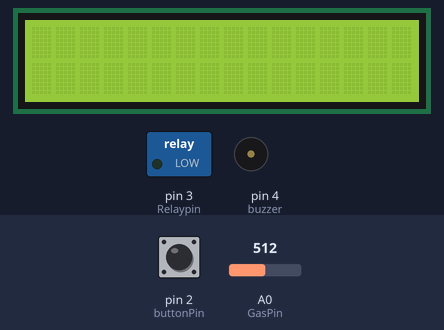
This sketch was run on a simulated Arduino Uno, built with avr-gcc and run on an emulated ATmega328P. On the bench: 16×2 character LCD, switched loads named in the sketch (green lamp = pin HIGH), buzzer (waves = sounding). The inputs (shaded band) are chosen by the test bench; at power-on: pin 2 (buttonPin) HIGH, A0 (GasPin) = 512. What the sketch prints to the serial monitor is not drawn.

Above: at 1.2 s.
1.3 s: pin 2 (buttonPin) pulled LOW for 0.15 s
At 1.56 s:
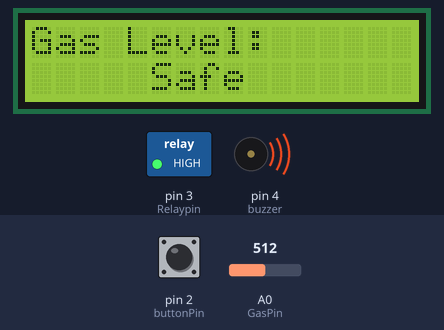
2.0 s: A0 (GasPin) set to 87
5.0 s: A0 (GasPin) set to 75
At 7.2 s:
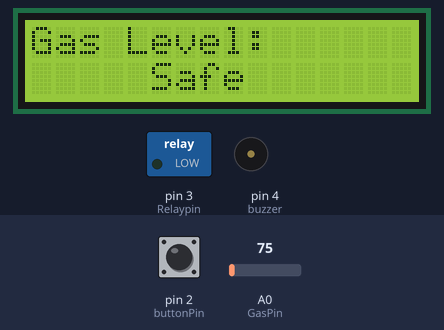
8.0 s: pin 2 (buttonPin) pulled LOW for 1 s
At 8.64 s:
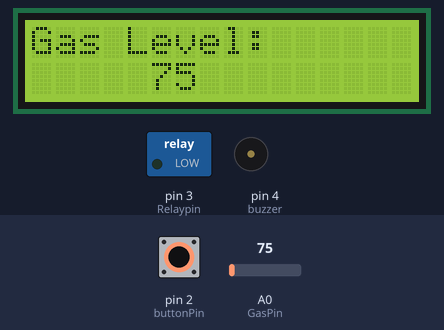
9.6 s: A0 (GasPin) set to 1023
At 10.3 s:
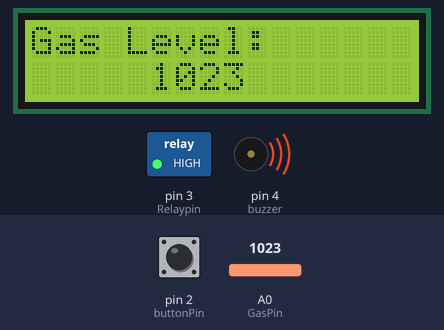
12.4 s: A0 (GasPin) set to 70
At 12.69 s:
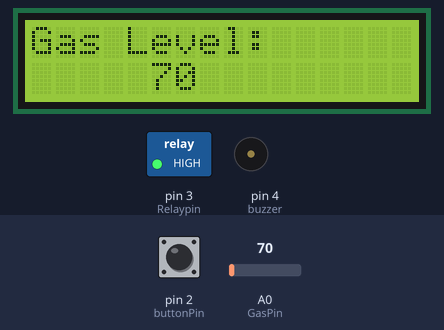
Timing chart, 0 to 15.4 s (numbered marks = the images above; inputs shaded):
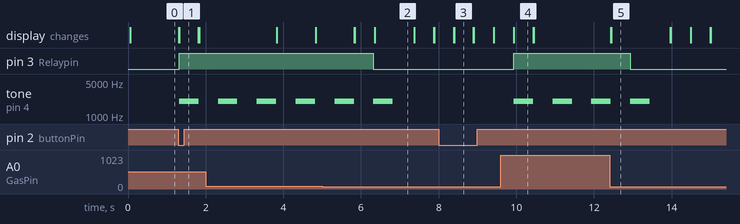

The sketch:

V1.0.ino
```cpp
#include <Arduino_FreeRTOS.h>
#include <semphr.h>
#include <Wire.h>
#include <LiquidCrystal_I2C.h>

SemaphoreHandle_t mutex_v;
SemaphoreHandle_t lcdSemaphore;
SemaphoreHandle_t fanSemaphore;
SemaphoreHandle_t buttonSemaphore;
QueueHandle_t gasQueue;

TaskHandle_t gasTaskHandle;
TaskHandle_t fanTaskHandle;
TaskHandle_t buzzerTaskHandle;

const int GasPin = A0;
const int buttonPin = 2;
const int Relaypin = 3;
const int buzzer = 4;

LiquidCrystal_I2C lcd(0x27, 16, 2);

bool lcdState = true;    // Variable to track LCD state
bool gasStatus = false;  // Variable to track gas status

void gasSensorTask(void *pvParameters);
void fanTask(void *pvParameters);
void buzzerTask(void *pvParameters);
void buttonInterrupt();

void setup() {
  Serial.begin(9600);
  pinMode(buttonPin, INPUT_PULLUP);
  pinMode(Relaypin, OUTPUT);

  mutex_v = xSemaphoreCreateMutex();
  lcdSemaphore = xSemaphoreCreateBinary();
  fanSemaphore = xSemaphoreCreateCounting(1, 0);
  buttonSemaphore = xSemaphoreCreateBinary();
  gasQueue = xQueueCreate(1, sizeof(bool));  // Membuat antrian dengan kapasitas 1 dan ukuran elemen bool

  if (mutex_v == NULL || lcdSemaphore == NULL || fanSemaphore == NULL || buttonSemaphore == NULL || gasQueue == NULL) {
    Serial.println("Semaphore/Queue creation failed.");
  }

  attachInterrupt(digitalPinToInterrupt(buttonPin), buttonInterrupt, FALLING);

  xTaskCreate(gasSensorTask, "GasTask", 128, NULL, 2, &gasTaskHandle);
  xTaskCreate(fanTask, "FanTask", 128, NULL, 1, &fanTaskHandle);
  xTaskCreate(buzzerTask, "BuzzerTask", 128, NULL, 1, &buzzerTaskHandle);
  lcd.init();      // Initialize the LCD
  lcd.backlight(); // Turn on the backlight
}

void loop() {}

void gasSensorTask(void *pvParameters) {
  (void)pvParameters;
  while (1) {
    int gasLevel = analogRead(GasPin);
    Serial.println(gasLevel);

    if (xSemaphoreTake(lcdSemaphore, portMAX_DELAY) == pdTRUE) {
      lcd.clear();
      lcd.setCursor(0, 0);
      lcd.print("Gas Level:");

      if (lcdState) {
        // Display gas level
        lcd.setCursor(5, 1);
        lcd.print(gasLevel);
      } else {
        // Display gas status
        lcd.setCursor(5, 1);
        lcd.print(gasStatus ? "Danger" : "Safe");
      }

      xSemaphoreGive(lcdSemaphore); // Give semaphore for LCD update
    }

    // Check if gas level exceeds the threshold
    if (gasLevel > 80) {
      // Give semaphore signal to turn on the fan
      xSemaphoreGive(fanSemaphore);
      changeTaskPriority(fanTaskHandle, 2);
      changeTaskPriority(buzzerTaskHandle, 2);

      // Update gas status
      gasStatus = true;

      // Kirim status gas ke antrian gasQueue
      xQueueSend(gasQueue, &gasStatus, portMAX_DELAY);
    } else {
      gasStatus = false;
    }

    vTaskDelay(500 / portTICK_PERIOD_MS);
  }
}

void changeTaskPriority(TaskHandle_t taskHandle, UBaseType_t newPriority) {
  vTaskPrioritySet(taskHandle, newPriority);
}

void buzzerTask(void *pvParameters) {
  (void)pvParameters;
  bool receivedStatus;
  while (1) {
    // Tunggu sinyal antrian
    if (xQueueReceive(gasQueue, &receivedStatus, portMAX_DELAY) == pdTRUE) {
      // Fan is turned on
      if (receivedStatus) {
        tone(buzzer, 2000, 500);
        delay(1000); // Wait for 10 seconds
        noTone(buzzer);
      }
      // Turn off the fan
    }
  }
}

void fanTask(void *pvParameters) {
  (void)pvParameters;
  while (1) {
    // Tunggu sinyal semaphore
    if (xSemaphoreTake(fanSemaphore, portMAX_DELAY) == pdTRUE) {
      // Kipas dinyalakan
      digitalWrite(Relaypin, HIGH);
      delay(1000); // Tunggu selama 10 detik

      // Matikan kipas
      digitalWrite(Relaypin, LOW);
    }
  }
}

void buttonInterrupt() {
  xSemaphoreGive(buttonSemaphore);
  Serial.println("Button Pressed");

  // Toggle between displaying gas level and gas status
  lcdState = !lcdState;

  // Update LCD semaphore accordingly
  xSemaphoreGive(lcdSemaphore);
}
```

Measured:
- the behaviour switches between 81 and 80 on A0 (GasPin) (found by bisection; images 1 and 2)
- after the input at 1.3 s, pin 3 (Relaypin): LOW → HIGH at once; tone on pin 4 (buzzer): silent → 2000 Hz at once, → silent 0.50 s later; the display: first changes at once (image 1 shows a later state)
- after the input at 5.0 s, pin 3 (Relaypin): HIGH → LOW after 1.3 s; the display: first differs from a run without the input after 1.3 s (image 2)
- after the input at 9.6 s, pin 3 (Relaypin): LOW → HIGH after 0.34 s; tone on pin 4 (buzzer): alternates 2000 Hz for 0.50 s and silent for 0.50 s, starting after 0.34 s
- after the input at 12.4 s, pin 3 (Relaypin): HIGH → LOW after 0.54 s; tone on pin 4 (buzzer): goes on until 13.4 s, then stays silent
- what the display in image 2 shows lasts 1.1 s, from 6.3 s to 7.4 s
- what the display in image 3 shows lasts 0.5 s, from 8.4 s to 8.9 s
